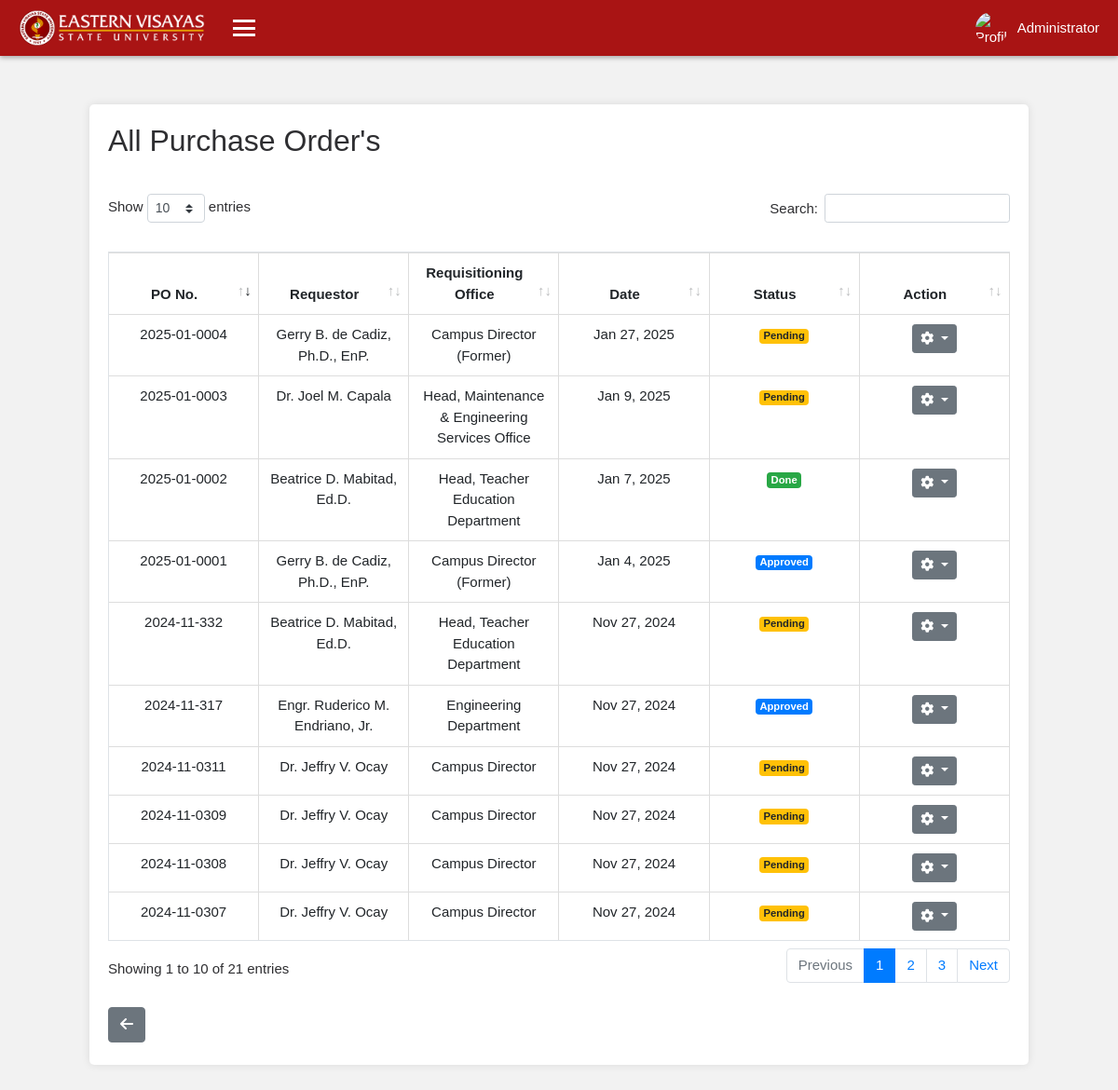
Page /administrator/e7f3c1d9-8a24-41b5-b0e6-d2f9a8c5f4b7/procurement_office/all_po/index.php (signed in) on the committed database.
### tables this page shows
CREATE TABLE `purchase_orders` (
  `id` int(11) NOT NULL,
  `entity_name` varchar(255) NOT NULL,
  `requestor` varchar(255) NOT NULL,
  `requisitioning_office` varchar(255) NOT NULL,
  `supplier` varchar(255) NOT NULL,
  `po_no` varchar(100) NOT NULL,
  `address` varchar(255) NOT NULL,
  `date` date NOT NULL,
  `tin` varchar(20) DEFAULT NULL,
  `mode_procurement` varchar(100) NOT NULL,
  `place_delivery` varchar(255) NOT NULL,
  `delivery_term` varchar(255) NOT NULL,
  `date_delivery` date DEFAULT NULL,
  `payment_term` varchar(255) NOT NULL,
  `total_amount_words` text NOT NULL,
  `signature_supplier` varchar(255) NOT NULL,
  `signature_official` varchar(255) NOT NULL,
  `supplier_date` date DEFAULT NULL,
  `designation` text NOT NULL,
  `fund_cluster` varchar(100) NOT NULL,
  `ors_burs_no` varchar(100) NOT NULL,
  `ors_burs_date` date DEFAULT NULL,
  `funds_available` varchar(255) NOT NULL,
  `ors_burs_amount` decimal(15,2) DEFAULT NULL,
  `signature_accountant` varchar(255) NOT NULL,
  `created_at` timestamp NOT NULL DEFAULT current_timestamp(),
  `status` varchar(20) DEFAULT 'pending',
  `ipo_new` tinyint(1) DEFAULT 0,
  `ppo_new` tinyint(1) DEFAULT 0,
  `spo_new` tinyint(1) DEFAULT 0
);

### administrator/e7f3c1d9-8a24-41b5-b0e6-d2f9a8c5f4b7/classes/procurement_config.php (called while the page is built, shortened)
<?php
function fetchPendingPurchaseOrders($conn) {
    try {
        $sql = "SELECT po.id, po.requestor, po.requisitioning_office, po.po_no, po.date, po.status
                FROM purchase_orders po
                WHERE po.status = 'pending'
                ORDER BY po.date DESC";
        $stmt = $conn->prepare($sql);
        $stmt->execute();
        return $stmt->fetchAll(PDO::FETCH_ASSOC);
    } catch(PDOException $e) {
        echo "Error: " . $e->getMessage();
        return [];
    }
}
$ppurchase_orders = fetchPendingPurchaseOrders($conn);
function fetchAllPurchaseOrders($conn) {
    try {
        $sql = "SELECT po.id, po.requestor, po.requisitioning_office, po.po_no, po.date, po.status
                FROM purchase_orders po
                 WHERE po.status IN ('Approved', 'Complete', 'Incomplete', 'approved', 'canceled', 'pending')
                ORDER BY po.date DESC";
        $stmt = $conn->prepare($sql);
        $stmt->execute();
        return $stmt->fetchAll(PDO::FETCH_ASSOC);
    } catch(PDOException $e) {
        echo "Error: " . $e->getMessage();
        return [];
    }
}
$allpurchase_orders = fetchAllPurchaseOrders($conn);
?>

### administrator/e7f3c1d9-8a24-41b5-b0e6-d2f9a8c5f4b7/procurement_office/all_po/index.php (the view, shortened to what this page needs)
<?php
require '../../classes/config.php';
require '../../classes/procurement_config.php';
include '../../../aclasses/pheader.php';
include '../../../aclasses/pnavbar.php';
?>
<main class="container mt-5 custom-container">
<div class="row mb-3">
    <div class="col-md-12">
        <div class="report-header">
        <h2>All Purchase Order's</h2>
        </div>
    </div>
</div>
<div class="table-responsive">
    <table id="purchaseOrdersTable" class="table table-striped table-bordered" style="table-layout: fixed;">
        <thead>
            <tr>
                <th style="width: 100px;">PO No.</th>
                <th style="width: 100px;">Requestor</th>
                <th style="width: 100px;">Requisitioning Office</th>
                <th style="width: 100px;">Date</th>
                <th style="width: 100px;">Status</th>
                <th style="width: 100px;">Action</th>
            </tr>
        </thead>
        <tbody>
            <?php if (!empty($allpurchase_orders)): ?>
                <?php foreach ($allpurchase_orders as $order): ?>
                    <tr>
                        <td><?php echo htmlspecialchars($order['po_no']); ?></td>
                        <td><?php echo htmlspecialchars($order['requestor']); ?></td>
                        <td><?php echo htmlspecialchars($order['requisitioning_office']); ?></td>
                        <td><?php echo date('M j, Y', strtotime($order['date'])); ?></td>
                        <td>
                            <?php
                                if ($order['status'] === 'Complete') {
                                    echo '<span class="badge badge-success">Done</span>';
                                } elseif ($order['status'] === 'approved') {
                                    echo '<span class="badge badge-primary">Approved</span>';
                                } elseif ($order['status'] === 'Incomplete') {
                                    echo '<span class="badge badge-success">Done</span>';
                                } elseif ($order['status'] === 'pending') {
                                    echo '<span class="badge badge-warning">Pending</span>';
                                } elseif ($order['status'] === 'canceled') {
                                    echo '<span class="badge badge-danger">Canceled</span>';
                                } else {
                                    echo '<span class="badge badge-secondary">N/A</span>';
                                }
                                ?>
                        </td>
                        <td>
                            <div class="dropdown">
                                <button class="btn btn-secondary btn-sm dropdown-toggle" type="button" id="dropdownMenuButton<?php echo $order['id']; ?>" data-toggle="dropdown" aria-haspopup="true" aria-expanded="false">
                                    <i class="fas fa-cog"></i>
                                </button>
                            </div>
                        </td>
                    </tr>
                <?php endforeach; ?>
            <?php else: ?>
            <?php endif; ?>
        </tbody>
    </table>
    <div class="row mt-4 mb-1"> <div class="col-md-12">
            <a href="../../procurement_office" class="btn btn-secondary"><i class="fas fa-arrow-left"></i></a> </div>
    </div>
</main>
<?php include '../../../aclasses/pfooter.php'; ?>

### administrator/css/alogin.css (style rules this page uses)
body { margin: 0; font-family: Arial, sans-serif; background-color: #f2f2f2; }
button { padding: 10px; border: none; border-radius: 5px; background-color: #d42a2a; color: white; font-size: 16px; cursor: pointer; }

### administrator/e7f3c1d9-8a24-41b5-b0e6-d2f9a8c5f4b7/classes/css/a.css (style rules this page uses)
body { margin: 0; font-family: Arial, sans-serif; background-color: #f2f2f2; font-size: 15px; color: #2e2e31; }
@media (min-width: 761px) { .custom-container { margin-top: 7rem !important; } }
.container { margin: 0 auto; background: #fff; padding: 20px; border-radius: 5px; box-shadow: 0 0 10px rgba(0, 0, 0, 0.1); }
.table { width: 100%; margin-bottom: 0px; border-collapse: collapse; }
.table th, .table td { padding: 10px; border: 1px solid #ddd; text-align: center; }
button { padding: 10px 15px; background-color: #007BFF; color: #fff; border: none; border-radius: 4px; cursor: pointer; }
.custom-container { max-width: 84%; margin-bottom: 50px; margin-top: 7rem ; transition: margin-left 0.4s ease; }
.table-responsive { -ms-overflow-style: none; scrollbar-width: none; }
.table thead th { vertical-align: bottom; border-bottom: 0.9px solid #000; }
.table thead th { vertical-align: bottom; border-bottom: none; }
.report-header { display: flex; justify-content: space-between; align-items: center; }
.table-striped tbody tr:nth-of-type(odd) { background-color: rgba(0, 0, 0, .0); }

### rows in the picture
purchase_orders: po_no "2025-01-0004", requestor "Gerry B. de Cadiz, Ph.D., EnP.", requisitioning_office "Campus Director (Former)", date "Jan 27, 2025", status "Pending"
purchase_orders: po_no "2025-01-0003", requestor "Dr. Joel M. Capala", requisitioning_office "Head, Maintenance & Engineering Services Office", date "Jan 9, 2025", status "Pending"
purchase_orders: po_no "2025-01-0002", requestor "Beatrice D. Mabitad, Ed.D.", requisitioning_office "Head, Teacher Education Department", date "Jan 7, 2025", status "Done"
purchase_orders: po_no "2025-01-0001", requestor "Gerry B. de Cadiz, Ph.D., EnP.", requisitioning_office "Campus Director (Former)", date "Jan 4, 2025", status "Approved"
purchase_orders: po_no "2024-11-317", requestor "Engr. Ruderico M. Endriano, Jr.", requisitioning_office "Engineering Department", date "Nov 27, 2024", status "Approved"
purchase_orders: po_no "2024-11-332", requestor "Beatrice D. Mabitad, Ed.D.", requisitioning_office "Head, Teacher Education Department", date "Nov 27, 2024", status "Pending"
purchase_orders: po_no "2024-11-0307", requestor "Dr. Jeffry V. Ocay", requisitioning_office "Campus Director", date "Nov 27, 2024", status "Pending"
purchase_orders: po_no "2024-11-0308", requestor "Dr. Jeffry V. Ocay", requisitioning_office "Campus Director", date "Nov 27, 2024", status "Pending"
purchase_orders: po_no "2024-11-0309", requestor "Dr. Jeffry V. Ocay", requisitioning_office "Campus Director", date "Nov 27, 2024", status "Pending"
purchase_orders: po_no "2024-11-0311", requestor "Dr. Jeffry V. Ocay", requisitioning_office "Campus Director", date "Nov 27, 2024", status "Pending"

### other values in the picture
$_SESSION['name'] "Administrator"
